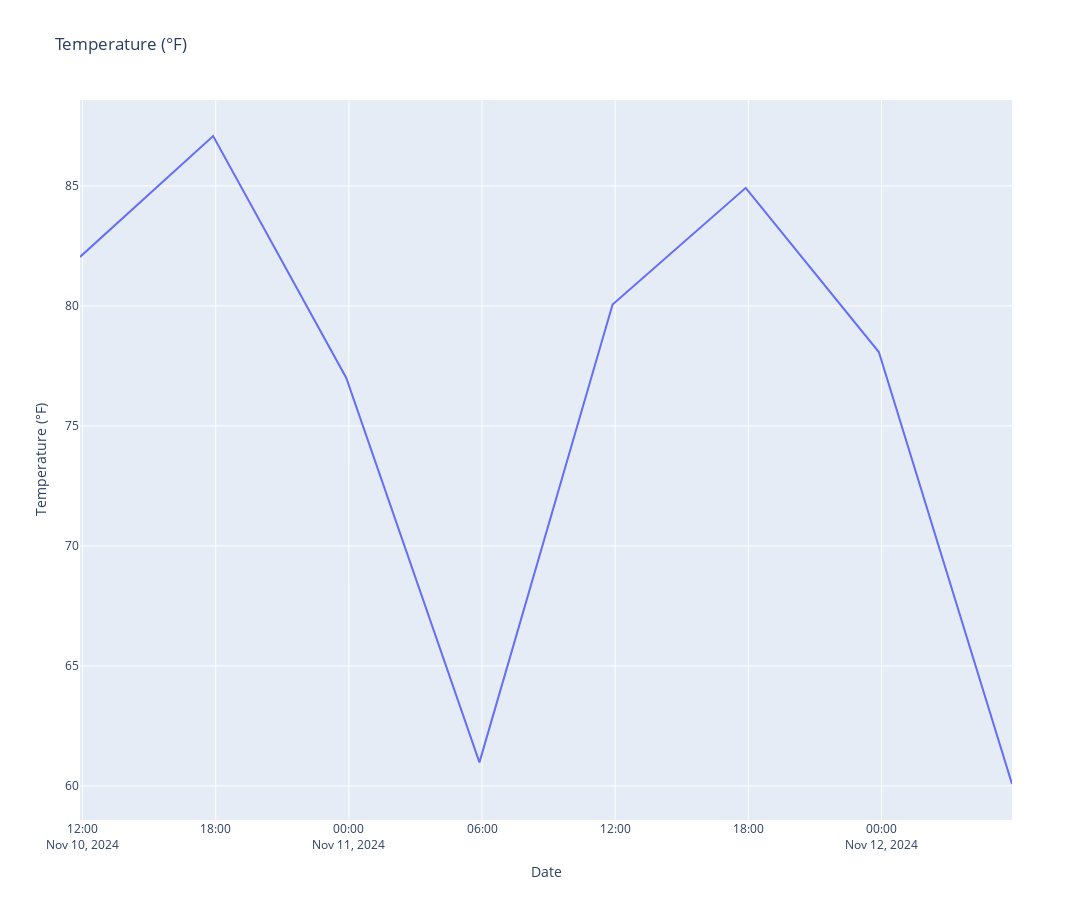

Notebook code for this chart:
### Code cell
import pandas as pd
pd.options.plotting.backend = "plotly"

import plotly.express as px

df_6_hour = df[["temperature_high_6_hour"]].dropna()
fig = px.line(df_6_hour, y="temperature_high_6_hour", title="Temperature (°F)", width=1800, height=900)
fig.update_traces(mode="lines", hovertemplate=None)
fig.update_layout(hovermode="x")
fig.update_yaxes(title="Temperature (°F)")
fig.update_xaxes(title="Date")

fig.show()

### Figure 1 — Plotly figure (JSON) as saved in the notebook; plotly's stock layout.template omitted (floating-point values rounded to 4 significant figures)
{"data": [{"legendgroup": "", "line": {"color": "#636efa", "dash": "solid"}, "marker": {"symbol": "circle"}, "mode": "lines", "name": "", "orientation": "v", "showlegend": false, "type": "scatter", "x": ["2024-11-10T11:53:00-06:00", "2024-11-10T17:53:00-06:00", "2024-11-10T23:53:00-06:00", "2024-11-11T05:53:00-06:00", "2024-11-11T11:53:00-06:00", "2024-11-11T17:53:00-06:00", "2024-11-11T23:53:00-06:00", "2024-11-12T05:53:00-06:00"], "xaxis": "x", "y": [82.04, 87.08, 77, 60.98, 80.06, 84.92, 78.08, 60.08], "yaxis": "y"}], "layout": {"height": 900, "hovermode": "x", "legend": {"tracegroupgap": 0}, "title": {"text": "Temperature (°F)"}, "width": 1800, "xaxis": {"anchor": "y", "domain": [0, 1], "title": {"text": "Date"}}, "yaxis": {"anchor": "x", "domain": [0, 1], "title": {"text": "Temperature (°F)"}}}}
